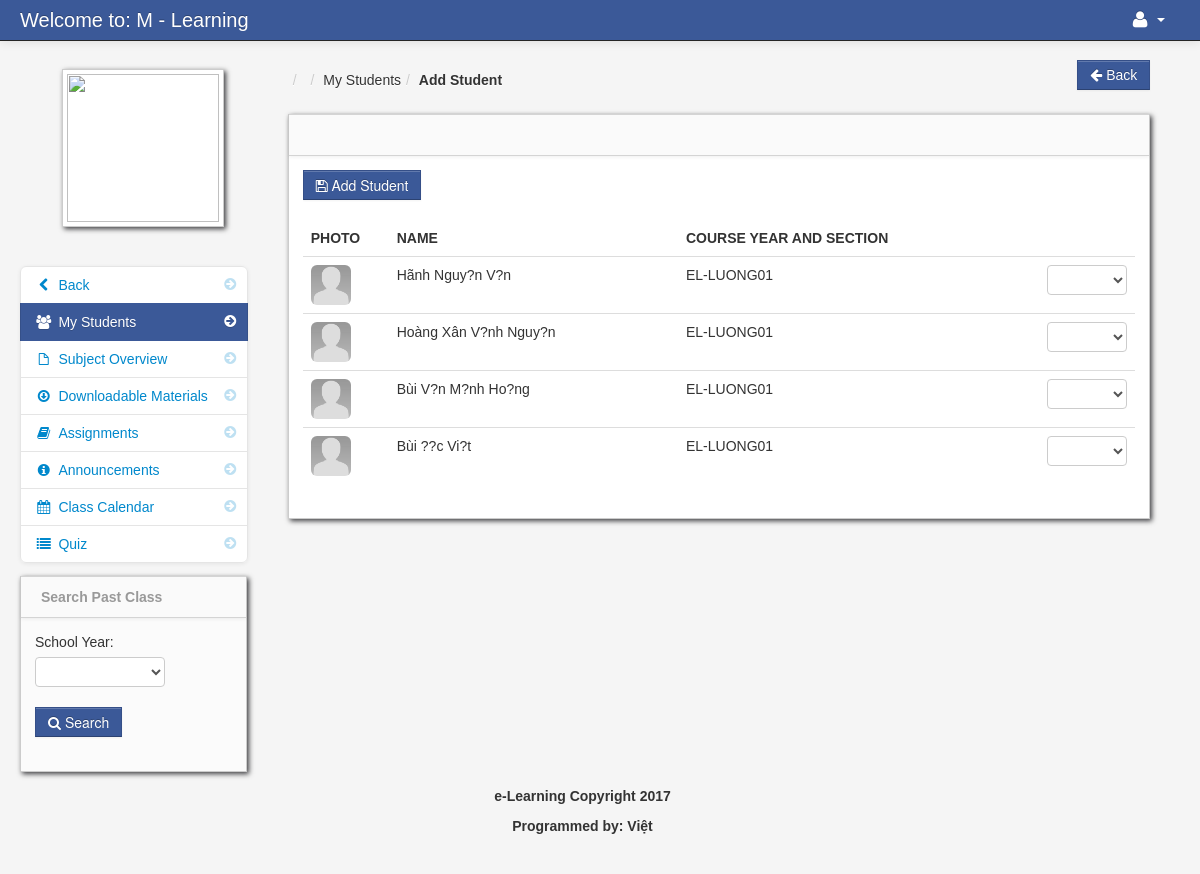
The page /add_student.php (signed in) on the database its author committed.
### tables this page shows
CREATE TABLE `student` (
  `student_id` int(11) NOT NULL AUTO_INCREMENT,
  `firstname` varchar(100) NOT NULL,
  `lastname` varchar(100) NOT NULL,
  `class_id` int(11) NOT NULL,
  `username` varchar(100) NOT NULL,
  `password` varchar(100) NOT NULL,
  `location` varchar(100) NOT NULL,
  `status` varchar(100) NOT NULL,
  PRIMARY KEY (`student_id`)
);

CREATE TABLE `class` (
  `class_id` int(11) NOT NULL AUTO_INCREMENT,
  `class_name` varchar(100) NOT NULL,
  PRIMARY KEY (`class_id`)
);

### add_student.php (the view, shortened to what this page needs)
<?php include('header_dashboard.php'); ?>
<?php $get_id = $_GET['id']; ?>
    <body>
		<?php include('navbar_teacher.php'); ?>
        <div class="container-fluid">
            <div class="row-fluid">
				<?php include('class_sidebar.php'); ?>
                <div class="span9" id="content">
                     <div class="row-fluid">
				<div class="pull-right">
							<a href="my_students.php<?php echo '?id='.$get_id; ?>" class="btn btn-info"><i class="icon-arrow-left"></i> Back</a>
						</div>
										<?php $class_query = mysql_query("select * from teacher_class
										LEFT JOIN class ON class.class_id = teacher_class.class_id
										LEFT JOIN subject ON subject.subject_id = teacher_class.subject_id
										where teacher_class_id = '$get_id'")or die(mysql_error());
										$class_row = mysql_fetch_array($class_query);
										?>
					     <ul class="breadcrumb">
							<li><a href="#"><?php echo $class_row['class_name']; ?></a> <span class="divider">/</span></li>
							<li><a href="#"><?php echo $class_row['subject_code']; ?></a> <span class="divider">/</span></li>
							<li><a href="#">My Students</a><span class="divider">/</span></li>
							<li><a href="#"><b>Add Student</b></a></li>
						</ul>
                        <div id="block_bg" class="block">
                            <div class="navbar navbar-inner block-header">
                            </div>
                            <div class="block-content collapse in">
                                <div class="span12">
									<form method="post" action="">
										<button name="submit" type="submit" class="btn btn-info"><i class="icon-save"></i>&nbsp;Add Student</button>
												<br>
												<br>
							 <table cellpadding="0" cellspacing="0" border="0" class="table" id="example">
						 <thead>
                                <tr>
                                    <th>Photo</th>
                                    <th>Name</th>
                                    <th>Course Year and Section</th>
                                    <th></th>
                                </tr>
                            </thead>
                            <tbody>
                                         <?php
										$a = 0 ;
										$query = mysql_query("select * from student LEFT JOIN class on class.class_id = student.class_id
										") or die(mysql_error());
										while ($row = mysql_fetch_array($query)) {
										$a++;
                                        ?>
										<tr>
                                        <td width="70"><img  class="img-rounded" src="admin/<?php echo $row['location']; ?>" height="50" width="40"></td>
                                        <td><?php echo $row['firstname'] . " " . $row['lastname']; ?></td>
										<td><?php echo $row['class_name']; ?></td>
										<td width="80">
										<select name="add_student<?php echo $a; ?>" class="span12">
										<option></option>
										<option>Add</option>
										</select>
										</td>
                                   <?php } ?>
                                </tr>
                            </tbody>
                        </table>
						</form>
                                </div>
                            </div>
                        </div>
                    </div>
                </div>
            </div>
		<?php include('footer.php'); ?>
        </div>
		<?php include('script.php'); ?>
    </body>
</html>

### admin/assets/styles.css (style rules this page uses)
body { padding-top: 60px; padding-bottom: 40px; background-color: #f5f5f5; }
#content { margin-left:0px; }
.breadcrumb { margin: 0 0 0px; padding: 10px 0px; background-color: transparent; }
.block { background: url("../images/pixel-60fff.png") repeat scroll 0 0 rgba(0, 0, 0, 0) !important; border: 1px solid #ccc; background: white; margin: 1em 0em; border-top: none; -webkit-box-shadow: 2px 2px 5px rgba(0, 0, 6, 0.75); -moz-box-shadow: 2px 2px 5px rgba(0, 0, 6, 0.75); box-shadow: 2px 2px 5px rgba(0, 0, 6, 0.75); }
.block-content { margin: 1em; min-height: .25em; }
.block-header { margin-bottom: 0px; border-right: none; border-left: none; -webkit-border-radius: 0px; -moz-border-radius: 0px; border-radius: 0px; }

### rows shown on the page
student: location (placeholder picture), firstname "Hãnh Nguy?n", lastname "V?n", class.class_name "EL-LUONG01"
student: location (placeholder picture), firstname "Hoàng Xân V?nh", lastname "Nguy?n", class.class_name "EL-LUONG01"
student: location (placeholder picture), firstname "Bùi V?n M?nh", lastname "Ho?ng", class.class_name "EL-LUONG01"
student: location (placeholder picture), firstname "Bùi ??c", lastname "Vi?t", class.class_name "EL-LUONG01"
